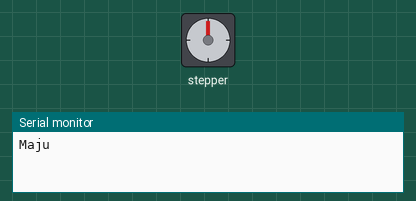
Simulated run of this sketch. Board: ESP32. Shown: stepper motor, the last lines printed to the serial monitor. Stepper angles assume 200 steps per turn.

Above: at 0.05 s.
At 0.7 s:
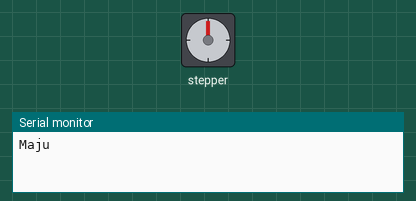
At 1.35 s:
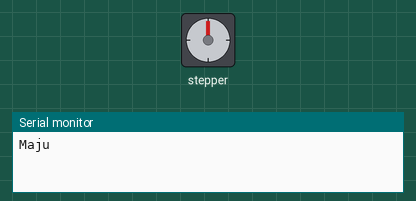
At 2.65 s:
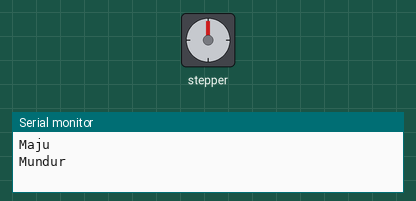
Timing chart, 0 to 6.8 s (numbered marks = the images above):
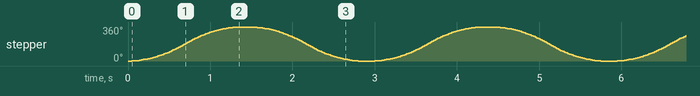

The sketch:

sketch.ino
```cpp
#include <AccelStepper.h>

AccelStepper stepper(AccelStepper::DRIVER, 13, 12);

void TaskStepper(void *pvParameters) {
  stepper.setMaxSpeed(800);
  stepper.setAcceleration(400);

  while (1) {
    Serial.println("Maju");
    stepper.moveTo(stepper.currentPosition() + 200);

    while (stepper.distanceToGo() != 0) {
      stepper.run();
    }
    vTaskDelay(pdMS_TO_TICKS(200));

    Serial.println("Mundur");
    stepper.moveTo(stepper.currentPosition() - 200);

    while (stepper.distanceToGo() != 0) {
      stepper.run();
    }
    vTaskDelay(pdMS_TO_TICKS(200));
  }
}

void setup() {
  Serial.begin(115200);

  // core 0
  // xTaskCreatePinnedToCore(TaskStepper, "STEP", 4096, NULL, 1, NULL, 0);

  // core 1
  xTaskCreatePinnedToCore(TaskStepper, "STEP", 4096, NULL, 1, NULL, 1);
}

void loop() {}
```

Measured:
- by itself, stepper: turns 360° clockwise in 1.3 s, then 360° counter-clockwise in 1.3 s, repeating every 3.0 s
